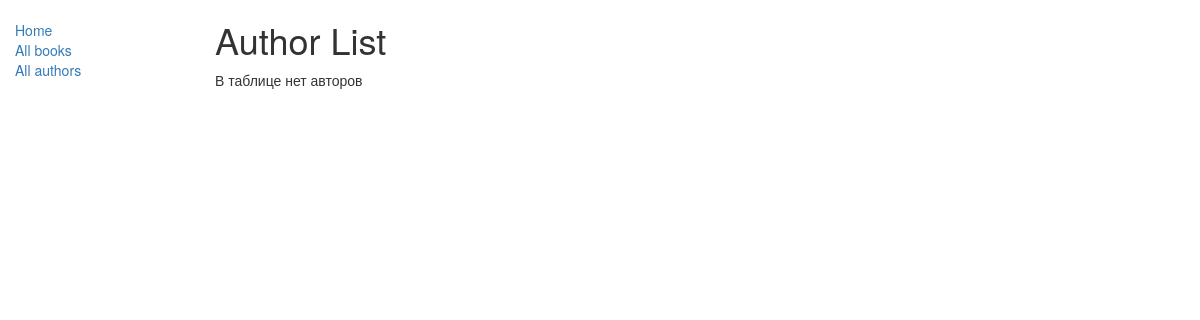
The app's page /catalog/authors/, older data.
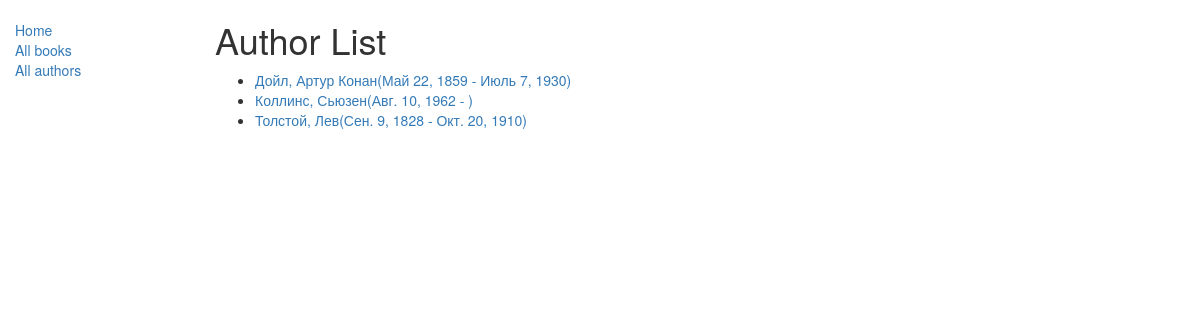
The same page, newer data.
### catalog/models.py (models this page shows, shortened)
class Author(models.Model):
    first_name = models.CharField(
        max_length=100,
    )
    last_name = models.CharField(
        max_length=100
    )
    date_of_birth = models.DateField(
        null=True,
        blank=True,
    )
    date_of_death = models.DateField(
        'Died',
        null=True,
        blank=True,
    )
    def get_absolute_url(self):
        return reverse('author_detail', args=[str(self.id)])
    class Meta:
        ordering = ['last_name']

### catalog/views.py (the view)
class AuthorListView(ListView):
    model = Author
    template_name = 'author_list.html'
    paginate_by = 10

### catalog/templates/author_list.html
{% extends "base_generic.html" %}
{% block content %}
<h1>Author List</h1>
{% if author_list %}
<ul>
  {% for author in author_list %}
  <li>
    <a href="{{ author.get_absolute_url }}">{{ author.last_name }}, {{ author.first_name }}({{ author.date_of_birth }} - {% if author.date_of_death %}{{ author.date_of_death }}{% endif %})</a>
  </li>
  {% endfor %}
</ul>
{% else %}
<p>В таблице нет авторов</p>
{% endif %} {% endblock %}

### catalog/templates/base_generic.html (shortened to what this page needs)
{% load static %}
<!DOCTYPE html>
<html lang="ru">
  <head>
    <link
      rel="stylesheet"
      href="https://maxcdn.bootstrapcdn.com/bootstrap/3.3.7/css/bootstrap.min.css"
    />
    <link rel="stylesheet" href="{% static 'css/styles.css' %}" />
  </head>
  <body>
    <div class="container-fluid">
      <div class="row">
        <div class="col-sm-2">
          {% block sidebar %}
          <ul class="sidebar-nav">
            <li><a href={% url 'index' %}>Home</a></li>
            <li><a href={% url 'books' %}>All books</a></li>
            <li><a href={% url 'authors' %}>All authors</a></li>
          </ul>
          {% endblock sidebar %}
        </div>
        <div class="col-sm-10">
        {% block content %}{% endblock content %}
        </div>
      </div>
    </div>
  </body>
</html>

### catalog/static/css/styles.css (style rules this page uses)
.sidebar-nav { margin-top: 20px; padding: 0; list-style: none; }

Row changes from the older to the newer data that the page shows:
added Author: last_name "Дойл", first_name "Артур Конан", date_of_birth "Май 22, 1859", date_of_death "Июль 7, 1930"
added Author: last_name "Коллинс", first_name "Сьюзен", date_of_birth "Авг. 10, 1962"
added Author: last_name "Толстой", first_name "Лев", date_of_birth "Сен. 9, 1828", date_of_death "Окт. 20, 1910"
Text that changed along with them:
text no longer shown: "В таблице нет авторов"
